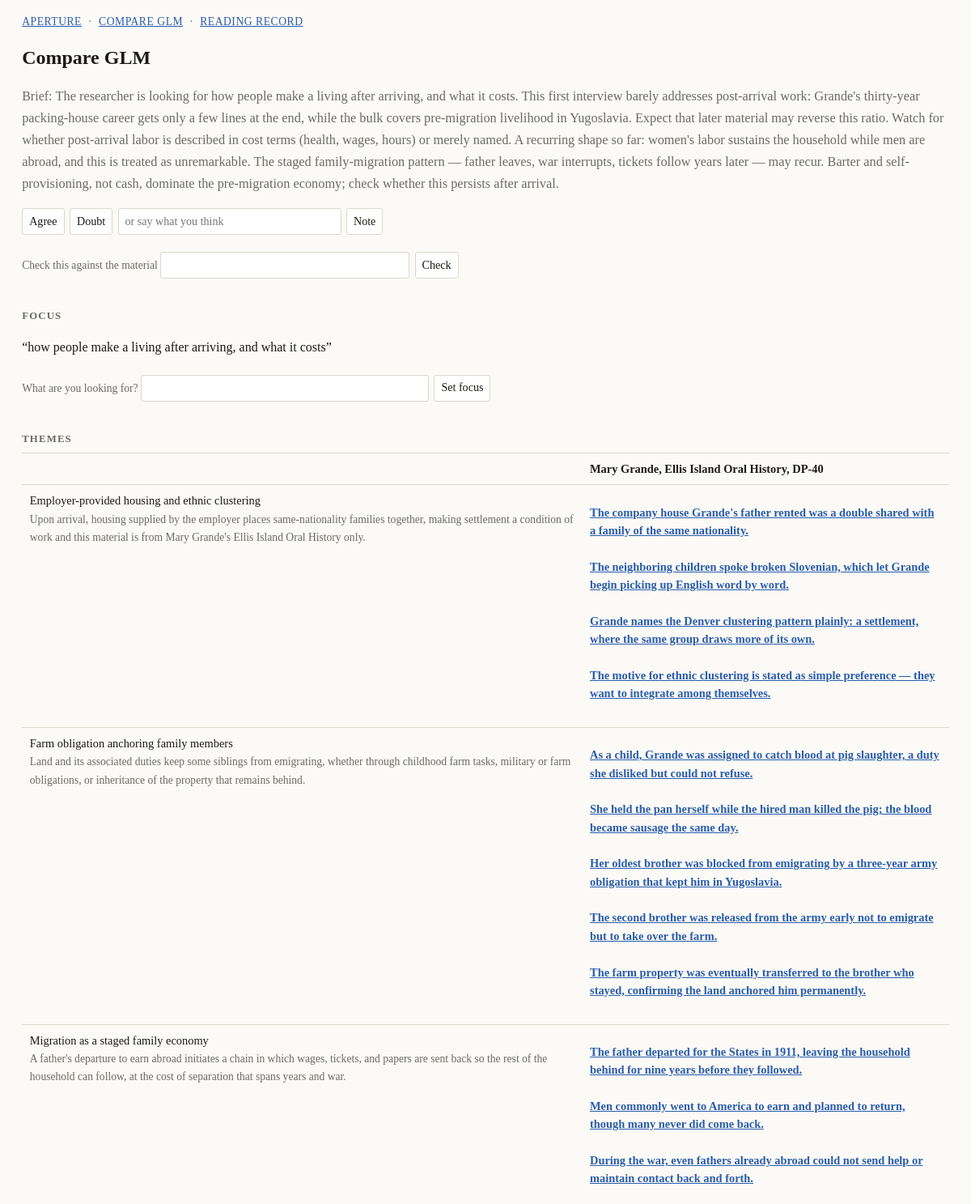
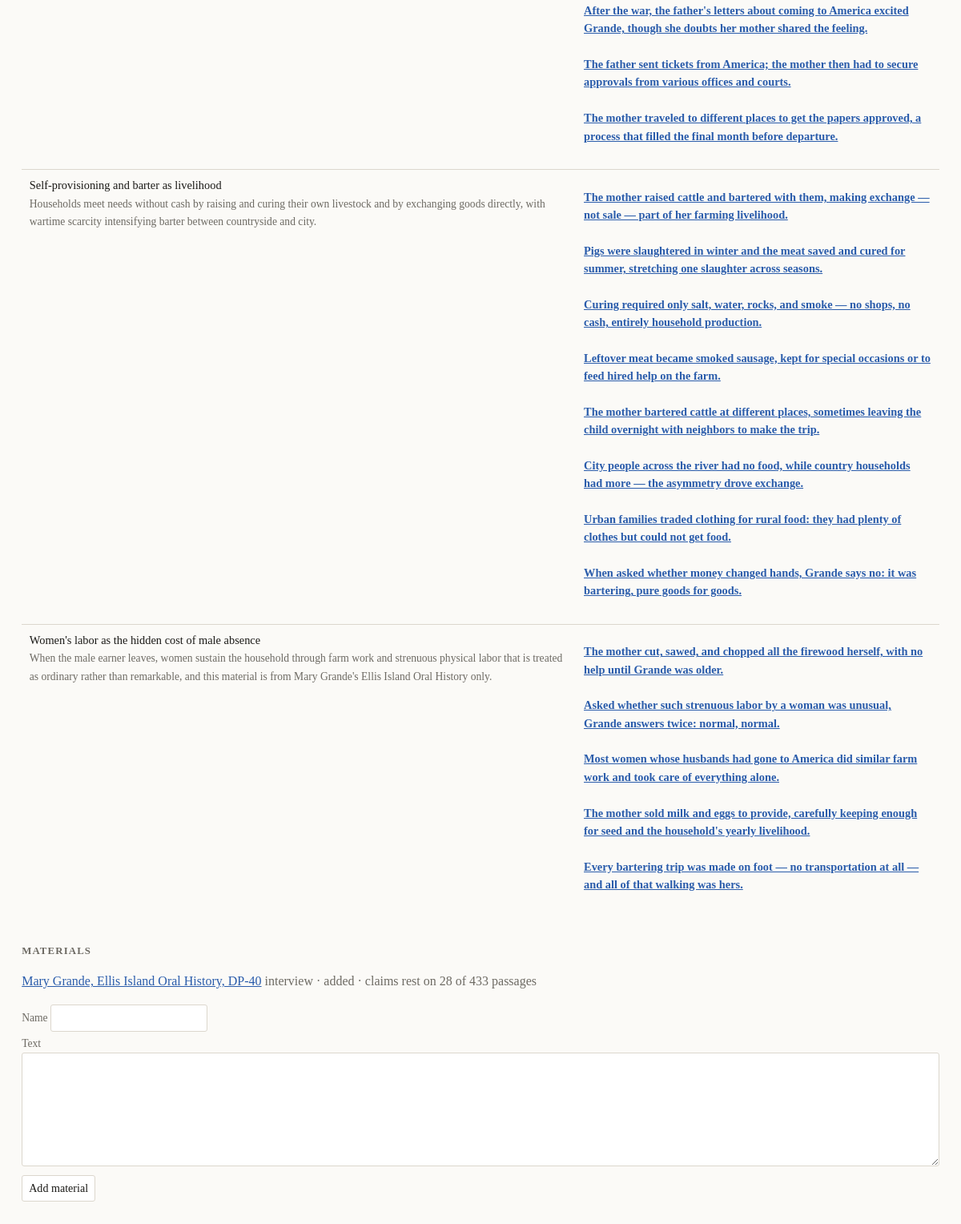
The app's page /p/p19076886a4 with its own data (2 pictures, top to bottom).
### tables this page shows
CREATE TABLE project (
    id TEXT PRIMARY KEY, name TEXT NOT NULL, focus TEXT DEFAULT '',
    brief TEXT DEFAULT '', created_at TEXT NOT NULL);

CREATE TABLE material (
    id TEXT PRIMARY KEY, project_id TEXT NOT NULL, name TEXT NOT NULL, text TEXT NOT NULL,
    kind TEXT DEFAULT '', display TEXT DEFAULT 'plain', title TEXT DEFAULT '',
    state TEXT NOT NULL DEFAULT 'added', created_at TEXT NOT NULL);

CREATE TABLE theme (
    id TEXT PRIMARY KEY, project_id TEXT NOT NULL, name TEXT NOT NULL, gist TEXT DEFAULT '',
    status TEXT NOT NULL DEFAULT 'live', merged_into TEXT);

CREATE TABLE moment (
    id TEXT PRIMARY KEY, material_id TEXT NOT NULL, theme_id TEXT NOT NULL, sid TEXT NOT NULL,
    position INTEGER NOT NULL, claim TEXT NOT NULL, anchor TEXT NOT NULL,
    run_id TEXT, status TEXT NOT NULL DEFAULT 'live');

### app/pages.py (the view)
@router.get("/p/{pid}", response_class=HTMLResponse)
def project(pid: str) -> str:
    return _render("project.html", context.project_page(connection(), pid))

### app/templates/project.html (shortened to what this page needs)
{% extends "base.html" %}
{% block main %}
<h1>{{ project.name | txt }}</h1>
{% if project.brief %}<p class="dim">Brief: <span class="summary">{{ project.brief | txt }}</span></p>{% endif %}
<form method="post" action="/p/{{ project.id }}/react" class="row">
  <button name="kind" value="agree">Agree</button>
  <button name="kind" value="doubt">Doubt</button>
  <input name="text" size="30" placeholder="or say what you think">
  <button name="kind" value="note">Note</button>
</form>
<form method="post" action="/p/{{ project.id }}/check" class="row">
  <label>Check this against the material <input name="question" size="34"></label>
  <button>Check</button>
</form>
<h2>Focus</h2>
{% if project.focus %}<p><q>{{ project.focus | txt }}</q></p>{% else %}<p class="dim">Not set.</p>{% endif %}
<form method="post" action="/p/{{ project.id }}/focus" class="row">
  <label>What are you looking for? <input name="focus" size="40"></label>
  <button>Set focus</button>
</form>
<h2>Themes</h2>
{% if themes %}
<table class="themes">
  <tr><th></th>{% for m in materials %}<th class="material">{{ (m.title or m.name) | txt }}</th>{% endfor %}</tr>
{% for t in themes %}
  <tr>
    <th class="gist">{{ t.name | txt }}<br><span>{{ t.gist | txt }}</span></th>
    {% for col in t.columns %}
    <td>
      <ul class="claims">
      {% for x in col.moments %}
        <li><a class="claim" href="/p/{{ project.id }}/m/{{ col.material.id }}?thread={{ t.id }}#{{ x.sid }}">{{ x.claim | txt }}</a></li>
      {% endfor %}
      </ul>
    </td>
    {% endfor %}
  </tr>
{% endfor %}
</table>
{% else %}
<p class="dim">Nothing yet.</p>
{% endif %}
<h2>Materials</h2>
<ul class="mats">
{% for m in materials %}
  <li><a class="material" href="/p/{{ project.id }}/m/{{ m.id }}">{{ (m.title or m.name) | txt }}</a>
      <span class="dim">{{ m.kind }} · {{ m.state }} · {{ m.derivation }}</span>
      </li>
{% else %}
  <li class="dim">Nothing added yet.</li>
{% endfor %}
</ul>
<form method="post" action="/p/{{ project.id }}/material">
  <label>Name <input name="name" required></label>
  <label>Text <textarea name="text" rows="6" required></textarea></label>
  <button>Add material</button>
</form>
{% endblock %}

### app/templates/base.html (shortened to what this page needs)
<!doctype html>
<html lang="en">
<link rel="stylesheet" href="/static/aperture.css">
<body>
<header class="top">
  <a href="/">{{ app_name }}</a>
  {% if project %}
  · <a href="/p/{{ project.id }}">{{ project.name | txt }}</a>
  · <a href="/p/{{ project.id }}/export.md">Reading record</a>
  {% endif %}
</header>
<main>
{% block main %}{% endblock %}
</main>
</body>
</html>

### app/static/aperture.css (style rules this page uses)
:root { color-scheme: light dark; --bg: #fbfaf7; --ink: #1b1a17; --dim: #6d6a63; --line: #dcd7cd; --card: #ffffff; --mark: #f6e6a8; --tint: #cfe6fb; --link: #2a5cab; }
* { box-sizing: border-box }
body { margin: 0; background: var(--bg); color: var(--ink); font: 16px/1.55 Charter, Georgia, "Iowan Old Style", serif; }
main, .top, .run { max-width: 74rem; margin: 0 auto; padding: 0 1.2rem }
.top { display: flex; gap: .5rem; align-items: baseline; padding-top: 1rem; color: var(--dim); font-size: .85rem; letter-spacing: .04em; text-transform: uppercase }
main { padding-bottom: 5rem }
a { color: var(--link) }
h1 { font-size: 1.5rem; margin: 1rem 0 .2rem }
h2 { font-size: .8rem; letter-spacing: .09em; text-transform: uppercase; color: var(--dim); margin: 2rem 0 .4rem; font-weight: 600 }
.dim { color: var(--dim) }
ul, ol { padding-left: 1.2rem }
.mats, .claims, .stack { list-style: none; padding: 0 }
.summary { max-width: 42rem }
.gist { font-weight: normal }
.claim { margin: 0 0 .2rem; font-weight: 600; line-height: 1.35 }
.claims > li { margin: 0 0 1.4rem }
.themes { border-collapse: collapse; width: 100%; font-size: .9rem }
.themes th, .themes td { border-top: 1px solid var(--line); padding: .5rem .6rem; text-align: left; vertical-align: top }
.themes th span { color: var(--dim); font-weight: normal; font-size: .85rem }
form { margin: .5rem 0 1rem }
form.row { display: flex; flex-wrap: wrap; gap: .4rem; align-items: center }
label { display: block; margin: .3rem 0; color: var(--dim); font-size: .85rem }
input, textarea, button { font: inherit; font-size: .88rem; color: inherit; background: var(--card); border: 1px solid var(--line); border-radius: 3px; padding: .3rem .5rem }
textarea { width: 100%; font-family: ui-monospace, Menlo, monospace }
button { cursor: pointer }
.summary { max-width: 34rem; font-size: 1.02rem; line-height: 1.65; }

### records on screen
project: name|txt "COMPARE GLM", name|txt "Compare GLM", brief|txt "The researcher is looking for how people make a living after arriving, and what it costs. This first interview barely addresses post-arrival work: Grande's thirty-year packing-house career gets only a few lines at the end, while the bulk covers pre-migration livelihood in Yugoslavia. Expect that later material may reverse this ratio. Watch for whether post-arrival labor is described in cost terms (health, wages, hours) or merely named. A recurring shape so far: women's labor sustains the household while men are abroad, and this is treated as unremarkable. The staged family-migration pattern — father leaves, war interrupts, tickets follow years later — may recur. Barter and…", focus|txt "how people make a living after arriving, and what it costs"
material: title "Mary Grande, Ellis Island Oral History, DP-40", kind "interview", state "added", derivation "claims rest on 28 of 433 passages"
theme: name|txt "Employer-provided housing and ethnic clustering", gist|txt "Upon arrival, housing supplied by the employer places same-nationality families together, making settlement a condition of work and this material is from Mary Grande's Ellis Island Oral History only."
moment: claim|txt "The company house Grande's father rented was a double shared with a family of the same nationality."
moment: claim|txt "The neighboring children spoke broken Slovenian, which let Grande begin picking up English word by word."
moment: claim|txt "Grande names the Denver clustering pattern plainly: a settlement, where the same group draws more of its own."
moment: claim|txt "The motive for ethnic clustering is stated as simple preference — they want to integrate among themselves."
theme: name|txt "Farm obligation anchoring family members", gist|txt "Land and its associated duties keep some siblings from emigrating, whether through childhood farm tasks, military or farm obligations, or inheritance of the property that remains behind."
moment: claim|txt "As a child, Grande was assigned to catch blood at pig slaughter, a duty she disliked but could not refuse."
moment: claim|txt "She held the pan herself while the hired man killed the pig; the blood became sausage the same day."
moment: claim|txt "Her oldest brother was blocked from emigrating by a three-year army obligation that kept him in Yugoslavia."
moment: claim|txt "The second brother was released from the army early not to emigrate but to take over the farm."
moment: claim|txt "The farm property was eventually transferred to the brother who stayed, confirming the land anchored him permanently."
theme: name|txt "Migration as a staged family economy", gist|txt "A father's departure to earn abroad initiates a chain in which wages, tickets, and papers are sent back so the rest of the household can follow, at the cost of separation that spans years and war."
moment: claim|txt "The father departed for the States in 1911, leaving the household behind for nine years before they followed."
moment: claim|txt "Men commonly went to America to earn and planned to return, though many never did come back."
moment: claim|txt "During the war, even fathers already abroad could not send help or maintain contact back and forth."
moment: claim|txt "After the war, the father's letters about coming to America excited Grande, though she doubts her mother shared the feeling."
moment: claim|txt "The father sent tickets from America; the mother then had to secure approvals from various offices and courts."
moment: claim|txt "The mother traveled to different places to get the papers approved, a process that filled the final month before departure."
theme: name|txt "Self-provisioning and barter as livelihood", gist|txt "Households meet needs without cash by raising and curing their own livestock and by exchanging goods directly, with wartime scarcity intensifying barter between countryside and city."
moment: claim|txt "The mother raised cattle and bartered with them, making exchange — not sale — part of her farming livelihood."
moment: claim|txt "Pigs were slaughtered in winter and the meat saved and cured for summer, stretching one slaughter across seasons."
moment: claim|txt "Curing required only salt, water, rocks, and smoke — no shops, no cash, entirely household production."
moment: claim|txt "Leftover meat became smoked sausage, kept for special occasions or to feed hired help on the farm."
moment: claim|txt "The mother bartered cattle at different places, sometimes leaving the child overnight with neighbors to make the trip."
moment: claim|txt "City people across the river had no food, while country households had more — the asymmetry drove exchange."
moment: claim|txt "Urban families traded clothing for rural food: they had plenty of clothes but could not get food."
moment: claim|txt "When asked whether money changed hands, Grande says no: it was bartering, pure goods for goods."
theme: name|txt "Women's labor as the hidden cost of male absence", gist|txt "When the male earner leaves, women sustain the household through farm work and strenuous physical labor that is treated as ordinary rather than remarkable, and this material is from Mary Grande's Ellis Island Oral History only."
moment: claim|txt "The mother cut, sawed, and chopped all the firewood herself, with no help until Grande was older."
moment: claim|txt "Asked whether such strenuous labor by a woman was unusual, Grande answers twice: normal, normal."
moment: claim|txt "Most women whose husbands had gone to America did similar farm work and took care of everything alone."
moment: claim|txt "The mother sold milk and eggs to provide, carefully keeping enough for seed and the household's yearly livelihood."
moment: claim|txt "Every bartering trip was made on foot — no transportation at all — and all of that walking was hers."

### other values on screen
{{ app_name }} "APERTURE"
